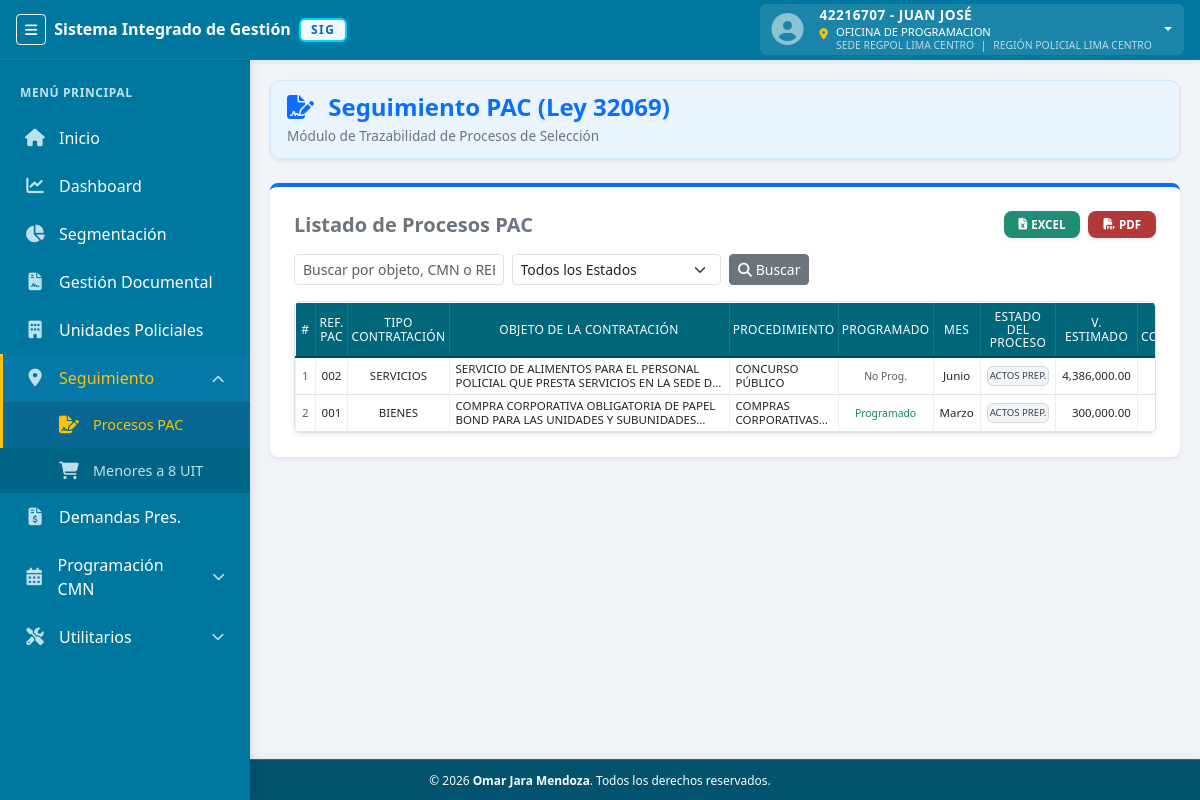
The page /vista/seguimiento_pac.php (signed in) on the database its author committed.
### tables this page shows
CREATE TABLE `modulos` (
  `id` int(11) NOT NULL,
  `nombre` varchar(100) NOT NULL COMMENT 'Nombre descriptivo del módulo',
  `slug` varchar(50) NOT NULL COMMENT 'Identificador único (snake_case)',
  `icono` varchar(50) DEFAULT 'fa-cube' COMMENT 'Icono FontAwesome',
  `enlace` varchar(255) DEFAULT '#',
  `categoria` varchar(50) DEFAULT 'OTROS',
  `color` varchar(20) DEFAULT '#00779e' COMMENT 'Color del módulo',
  `orden` int(11) DEFAULT 0 COMMENT 'Orden de visualización',
  `es_restringido` tinyint(1) DEFAULT 0 COMMENT '1 = Solo Admin/SuperAdmin (Configuración, Bitácoras)',
  `descripcion` text DEFAULT NULL COMMENT 'Descripción del módulo',
  `activo` tinyint(1) DEFAULT 1 COMMENT 'Estado del módulo',
  `created_at` timestamp NULL DEFAULT current_timestamp(),
  `updated_at` timestamp NULL DEFAULT current_timestamp() ON UPDATE current_timestamp()
);

CREATE TABLE `segmentacion` (
  `id` int(10) UNSIGNED NOT NULL,
  `ref_pac` varchar(10) DEFAULT NULL,
  `cmn` varchar(50) DEFAULT NULL,
  `objeto_contratacion` varchar(50) DEFAULT NULL,
  `tipo_proceso_id` int(11) DEFAULT NULL,
  `programado` tinyint(1) NOT NULL DEFAULT 1,
  `descripcion` text DEFAULT NULL,
  `cuantia` decimal(14,2) DEFAULT NULL,
  `anio` int(11) NOT NULL DEFAULT 2026,
  `porcentaje` decimal(6,2) NOT NULL DEFAULT 0.00,
  `cuantia_categoria` enum('Alta','Baja') DEFAULT 'Baja',
  `riesgo_categoria` enum('Alto','Bajo') DEFAULT 'Bajo',
  `resultado_segmentacion` enum('Rutinario','Crítico','Operacional','Estratégico') DEFAULT 'Rutinario',
  `declarado_desierto` enum('Si','No') DEFAULT 'No',
  `pocos_postores` enum('Si','No') DEFAULT 'No',
  `mercado_limitado` enum('Si','No') DEFAULT 'No',
  `fecha` date NOT NULL DEFAULT '2026-03-24',
  `origen_registro` varchar(50) DEFAULT 'Segmentación'
);

CREATE TABLE `tipo_proceso` (
  `id` int(11) NOT NULL,
  `nombre` varchar(150) NOT NULL,
  `estado` tinyint(1) NOT NULL DEFAULT 1,
  `creado_en` timestamp NULL DEFAULT current_timestamp()
);

CREATE TABLE `seguimiento_pac` (
  `id` int(11) NOT NULL,
  `segmentacion_id` int(10) UNSIGNED NOT NULL,
  `estado_id` int(11) DEFAULT NULL,
  `mes_programado` varchar(20) DEFAULT NULL,
  `fecha_comite` date DEFAULT NULL,
  `fecha_bases` date DEFAULT NULL,
  `fecha_convocatoria` date DEFAULT NULL,
  `fecha_adjudicacion` date DEFAULT NULL,
  `fecha_consentimiento` date DEFAULT NULL,
  `fecha_contrato` date DEFAULT NULL,
  `monto_adjudicado` decimal(14,2) DEFAULT NULL,
  `proveedor_nombre` varchar(255) DEFAULT NULL,
  `proveedor_ruc` varchar(20) DEFAULT NULL,
  `observaciones` text DEFAULT NULL,
  `usuario_registro_id` int(10) UNSIGNED DEFAULT NULL,
  `fecha_registro` datetime DEFAULT current_timestamp(),
  `estado_proceso` varchar(100) DEFAULT 'En Proceso Preparatorio',
  `valor_convocado` decimal(15,2) DEFAULT 0.00,
  `certificado` varchar(100) DEFAULT NULL,
  `imp_comprometido` decimal(15,2) DEFAULT NULL,
  `imp_devengado` decimal(15,2) DEFAULT NULL,
  `imp_girado` decimal(15,2) DEFAULT NULL,
  `oculto` tinyint(1) DEFAULT 0
);

### modelo/sesion_config.php (called while the page is built, shortened)
<?php
if (!function_exists('userCan')) {
    function userCan($modulo, $accion = 'VER') {
        $mod = strtoupper(trim($modulo));
        $acc = strtoupper(trim($accion));
        return isset($_SESSION['permisos'][$mod][$acc]) && $_SESSION['permisos'][$mod][$acc] === true;
    }
}

### vista/seguimiento_pac.php (the view, shortened to what this page needs)
<?php
require_once '../modelo/PermisosMiddleware.php';
$anio = isset($_GET['anio']) ? (int) $_GET['anio'] : (int) date('Y');
$sql_pac = "
SELECT
    s.id as segmentacion_id,
    s.ref_pac,
    s.objeto_contratacion as t_contratacion,
    s.descripcion as objeto_contrato,
    s.origen_registro,
    tp.nombre as t_procedimiento,
    tp.id as tipo_proceso_id,
    s.programado as es_programado,
    s.cuantia as v_estimado,
    s.cmn as cmn,
    sp.id as pac_id,
    sp.oculto,
    sp.mes_programado,
    sp.estado_proceso,
    sp.valor_convocado,
    sp.monto_adjudicado as valor_adjudicado,
    sp.imp_comprometido,
    sp.imp_devengado,
    sp.imp_girado,
    sp.certificado,
    sp.observaciones
FROM segmentacion s
LEFT JOIN tipo_proceso tp ON tp.id = s.tipo_proceso_id
LEFT JOIN seguimiento_pac sp ON sp.segmentacion_id = s.id
WHERE s.anio = $anio AND (sp.oculto = 0 OR sp.oculto IS NULL)
ORDER BY s.id DESC
";
$result_pac = $conexion->query($sql_pac);
?>
<!DOCTYPE html>
<html lang="es">
<head>
  <link rel="stylesheet" href="../public/bootstrap5/css/bootstrap.min.css">
  <link rel="stylesheet" href="https://cdn.jsdelivr.net/npm/bootstrap-icons@1.11.3/font/bootstrap-icons.css">
  <link rel="stylesheet" href="../public/estilos/estilos.css?v=9">
</head>
<body>
<?php
require_once 'layout/topbar.php';
require_once 'layout/sidebar.php';
?>
<div class="page-content" style="padding: 20px; padding-top: 80px;">
  <div class="page-head shadow-sm d-flex flex-column flex-md-row justify-content-between align-items-start align-items-md-center mb-4">
    <div>
        <h4 class="mb-1 text-primary fw-bold">
            <i class="fa-solid fa-file-signature me-2"></i> Seguimiento PAC (Ley 32069)
        </h4>
        <div class="subtitle">Módulo de Trazabilidad de Procesos de Selección</div>
    </div>
  </div>
    <div class="row">
      <div class="col-lg-12">
        <div class="card shadow-sm border-0 border-top border-primary border-4 rounded-3 mb-4">
          <div class="card-body p-4">
            <div class="d-flex justify-content-between align-items-center mb-3">
                <h5 class="card-title fw-bold mb-0 text-secondary">Listado de Procesos PAC</h5>
                <div class="d-flex gap-2">
                   <a href="../controlador/reporte_seguimiento_pac_excel.php?anio=<?= $anio ?>" class="btn-action-pro shadow-sm" style="background-color: #218c74; text-decoration: none;">
                        <i class="fa-solid fa-file-excel me-1"></i> EXCEL
                   </a>
                   <a href="../controlador/reporte_seguimiento_pac_pdf.php?anio=<?= $anio ?>" target="_blank" class="btn-action-pro shadow-sm" style="background-color: #b33939; text-decoration: none;">
                        <i class="fa-solid fa-file-pdf me-1"></i> PDF
                   </a>
                </div>
            </div>
            <div class="row g-2 mb-3">
                <div class="col-md-3">
                    <input type="text" id="searchInput" class="form-control form-control-sm" placeholder="Buscar por objeto, CMN o REF. PAC...">
                </div>
                <div class="col-md-3">
                    <select class="form-select form-select-sm" id="statusFilter">
                        <option value="">Todos los Estados</option>
                    </select>
                </div>
                <div class="col-md-2">
                    <button id="btnBuscar" class="btn btn-secondary btn-sm"><i class="fa-solid fa-magnifying-glass"></i> Buscar</button>
                </div>
            </div>
            <div class="table-responsive bg-white rounded shadow-sm border">
                <table class="table table-sm table-hover table-bordered align-middle mb-0 table-custom-compact">
                    <thead class="custom-dark-header">
                        <tr>
                            <th style="width: 30px;">#</th>
                            <th style="width: 60px;">Ref. PAC</th>
                            <th>Tipo Contratación</th>
                            <th style="min-width: 280px;">Objeto de la Contratación</th>
                            <th>Procedimiento</th>
                            <th class="text-center">Programado</th>
                            <th class="text-center">Mes</th>
                            <th class="text-center">Estado del Proceso</th>
                            <th class="text-end">V. Estimado</th>
                            <th class="text-end">V. Convocado</th>
                        </tr>
                    </thead>
                    <tbody>
                        <?php if($result_pac && $result_pac->num_rows > 0): ?>
                            <?php $counter = 1; while($row = $result_pac->fetch_assoc()): ?>
                                                  <td class="text-center text-muted"><?= $counter++ ?></td>
                                <td class="text-center text-dark"><?= htmlspecialchars($row['ref_pac'] ?? '-') ?></td>
                                <td class="text-center text-dark">
                                    <?= htmlspecialchars($row['t_contratacion'] ?? '') ?>
                                </td>
                                <td>
                                    <div class="line-clamp-2 text-dark" style="max-width: 350px; cursor: help;"
                                         data-bs-toggle="tooltip" data-bs-placement="top" title="<?= htmlspecialchars($row['objeto_contrato'] ?? '') ?>">
                                        <?= htmlspecialchars($row['objeto_contrato'] ?? '') ?>
                                    </div>
                                </td>
                                <td>
                                    <div class="line-clamp-2 text-dark" style="max-width: 150px; cursor: help;"
                                         data-bs-toggle="tooltip" data-bs-placement="top" title="<?= htmlspecialchars($row['t_procedimiento'] ?? '') ?>">
                                         <?= htmlspecialchars($row['t_procedimiento'] ?? '') ?>
                                    </div>
                                </td>
                                <td class="text-center">
                                    <?php if($row['es_programado'] == 1): ?>
                                      <span class="text-success" style="font-size: 0.65rem;">Programado</span>
                                    <?php else: ?>
                                      <span class="text-muted" style="font-size: 0.65rem;">No Prog.</span>
                                    <?php endif; ?>
                                </td>
                                <td class="text-center text-dark"><?= htmlspecialchars($row['mes_programado'] ?? '-') ?></td>
                                <td class="text-center">
                                    <?php
                                        $estado = $row['estado_proceso'] ?? 'Actos preparatorios';
                                        $estado_display = $estado;
                                        switch($estado) {
                                            case 'Actos preparatorios': case 'Pendiente': case 'Sin Iniciar':
                                                $badgeStyle = 'background-color: #f3f4f6; color: #374151; border: 1px solid #d1d5db;'; $estado_display = 'Actos prep.'; break;
                                        }
                                    ?>
                                    <span class="badge w-100 fw-normal" style="font-size: 0.6rem; padding: 4px 2px; <?= $badgeStyle ?>">
                                        <?= strtoupper($estado_display) ?>
                                    </span>
                                </td>
                                <td class="text-end text-dark"><?= number_format($row['v_estimado'] ?? 0, 2) ?></td>
                                <td class="text-end text-dark"><?= number_format($row['valor_convocado'] ?? 0, 2) ?></td>
                            <?php endwhile; ?>
                        <?php endif; ?>
                    </tbody>
                </table>
            </div>
          </div>
        </div>
      </div>
    </div>
</div>
<?php require_once 'layout/footer.php'; ?>

### vista/layout/sidebar.php (shortened to what this page needs)
<?php
require_once __DIR__ . "/../../modelo/conexion.php";
$sqlModulos = "SELECT * FROM modulos WHERE activo = 1 ORDER BY orden ASC";
$resModulos = $conexion->query($sqlModulos);
$menuData = [
    'OPERATIVOS' => [],
    'AUXILIARES' => [],
    'UTILITARIOS' => [],
    'SISTEMA' => [],
    'OTROS' => []
];
while ($m = $resModulos->fetch_assoc()) {
    $slugFiltro = strtolower($m['slug'] ?? '');
    if (in_array($slugFiltro, ['destinos', 'ubicacion', 'ubicaciones', 'acerca']) || strpos($slugFiltro, 'acerca') !== false) continue;
    $cat = strtoupper($m['categoria'] ?? 'OTROS');
    $menuData[$cat][] = $m;
}
$current_uri = $_SERVER['REQUEST_URI'];
$base_url = (defined('BASE_URL') ? BASE_URL : '/');
?>
<aside id="sidebar" class="sidebar">
  <div class="main-title">Menú Principal</div>
  <div class="menu">
    <?php
    if (!function_exists('isUrlActive')) {
        function isUrlActive($current_uri, $enlace) {
            $path = parse_url($current_uri, PHP_URL_PATH);
            $file = basename($path);
            $enlaceFile = basename($enlace);
            return $file === $enlaceFile;
        }
    }
    if (!function_exists('getCleanUrl')) {
        function getCleanUrl($base, $enlace) {
            $enlace = str_replace(['../', './'], '', $enlace);
            $enlace = ltrim($enlace, '/');
            return $base . $enlace;
        }
    }
    ?>
    <?php foreach ($menuData['OPERATIVOS'] as $m): ?>
      <?php if (userCan($m['slug'])): ?>
        <?php
          $isActive = isUrlActive($current_uri, $m['enlace']);
          if ($m['slug'] === 'seguimiento'):
            $isSeguimientoActive = strpos($current_uri, 'seguimiento_pac.php') !== false || strpos($current_uri, 'seguimiento_menores.php') !== false;
        ?>
          <div class="has-submenu <?= $isSeguimientoActive ? 'active' : '' ?>" id="submenu-seguimiento">
            <a href="javascript:void(0);" class="submenu-toggle">
              <i class="fa-solid <?= $m['icono'] ?>"></i> <span><?= $m['nombre'] ?></span>
              <i class="fa-solid fa-chevron-down arrow"></i>
            </a>
            <div class="submenu">
              <a href="<?= $base_url ?>vista/seguimiento_pac.php"
                class="<?= strpos($current_uri, 'seguimiento_pac.php') !== false ? 'active-link' : '' ?>">
                <i class="fa-solid fa-file-signature"></i> <span>Procesos PAC</span>
              </a>
              <a href="<?= $base_url ?>vista/seguimiento_menores.php"
                class="<?= strpos($current_uri, 'seguimiento_menores.php') !== false ? 'active-link' : '' ?>">
                <i class="fa-solid fa-cart-shopping"></i> <span>Menores a 8 UIT</span>
              </a>
            </div>
          </div>
        <?php elseif ($m['slug'] === 'cmn'):
            $isCmnActive = strpos($current_uri, 'cmn_listado.php') !== false ||
                           strpos($current_uri, 'cmn_identificacion.php') !== false ||
                           strpos($current_uri, 'cmn_clasificacion.php') !== false ||
                           strpos($current_uri, 'cmn_consolidacion.php') !== false;
        ?>
          <div class="has-submenu <?= $isCmnActive ? 'active' : '' ?>" id="submenu-cmn">
            <a href="javascript:void(0);" class="submenu-toggle">
              <i class="fa-solid <?= $m['icono'] ?>"></i> <span><?= $m['nombre'] ?></span>
              <i class="fa-solid fa-chevron-down arrow"></i>
            </a>
          </div>
               <?php else: ?>
          <?php
            $raw_enlace = $m['enlace'] ?? '';
            $slugVar = strtolower($m['slug'] ?? '');
            if ($slugVar === 'inicio') {
                $raw_enlace = 'vista/inicio.php';
            } elseif ($slugVar === 'dashboard') {
                $raw_enlace = 'controlador/dashboard.php';
            } elseif (empty($raw_enlace) || $raw_enlace === '#') {
                $raw_enlace = '#';
            }
            $enlace_final = getCleanUrl($base_url, $raw_enlace);
          ?>
          <a href="<?= $enlace_final ?>"
            class="<?= $isActive ? 'active-link' : '' ?>">
            <i class="fa-solid <?= $m['icono'] ?>"></i> <span><?= $m['nombre'] ?></span>
          </a>
        <?php endif; ?>
      <?php endif; ?>
    <?php endforeach; ?>
    <?php
      $canSeeUtils = false;
      foreach ($menuData['UTILITARIOS'] as $m) { if (userCan($m['slug'])) { $canSeeUtils = true; break; } }
      if ($canSeeUtils):
        $isAnyUtilActive = false;
    ?>
      <div class="has-submenu <?= $isAnyUtilActive ? 'active' : '' ?>" id="submenu-utils">
        <a href="javascript:void(0);" class="submenu-toggle">
          <i class="fa-solid fa-screwdriver-wrench"></i> <span>Utilitarios</span>
          <i class="fa-solid fa-chevron-down arrow"></i>
        </a>
      </div>
    <?php endif; ?>
  </div>
</aside>

### rows shown on the page
modulos: nombre "Inicio"
modulos: nombre "Dashboard"
modulos: nombre "Segmentación"
modulos: nombre "Gestión Documental"
modulos: nombre "Unidades Policiales"
modulos: nombre "Seguimiento"
modulos: nombre "Demandas Pres."
modulos: nombre "Programación CMN"
segmentacion: ref_pac "002", objeto_contratacion "SERVICIOS", descripcion "SERVICIO DE ALIMENTOS PARA EL PERSONAL POLICIAL QUE PRESTA SERVICIOS EN LA SEDE…", tipo_proceso.nombre "CONCURSO PÚBLICO", programado "No Prog.", seguimiento_pac.mes_programado "Junio", seguimiento_pac.estado_proceso "ACTOS PREP.", cuantia "4,386,000.00"
segmentacion: ref_pac "001", objeto_contratacion "BIENES", descripcion "COMPRA CORPORATIVA OBLIGATORIA DE PAPEL BOND PARA LAS UNIDADES Y…", tipo_proceso.nombre "COMPRAS…", programado "Programado", seguimiento_pac.mes_programado "Marzo", seguimiento_pac.estado_proceso "ACTOS PREP.", cuantia "300,000.00"

### other values the page prints
$_SESSION["dni"] "42216707"
$_SESSION["nombre"] "JUAN JOSÉ"
$subunidad "OFICINA DE PROGRAMACION"
$division "SEDE REGPOL LIMA CENTRO"
$region "REGIÓN POLICIAL LIMA CENTRO"
